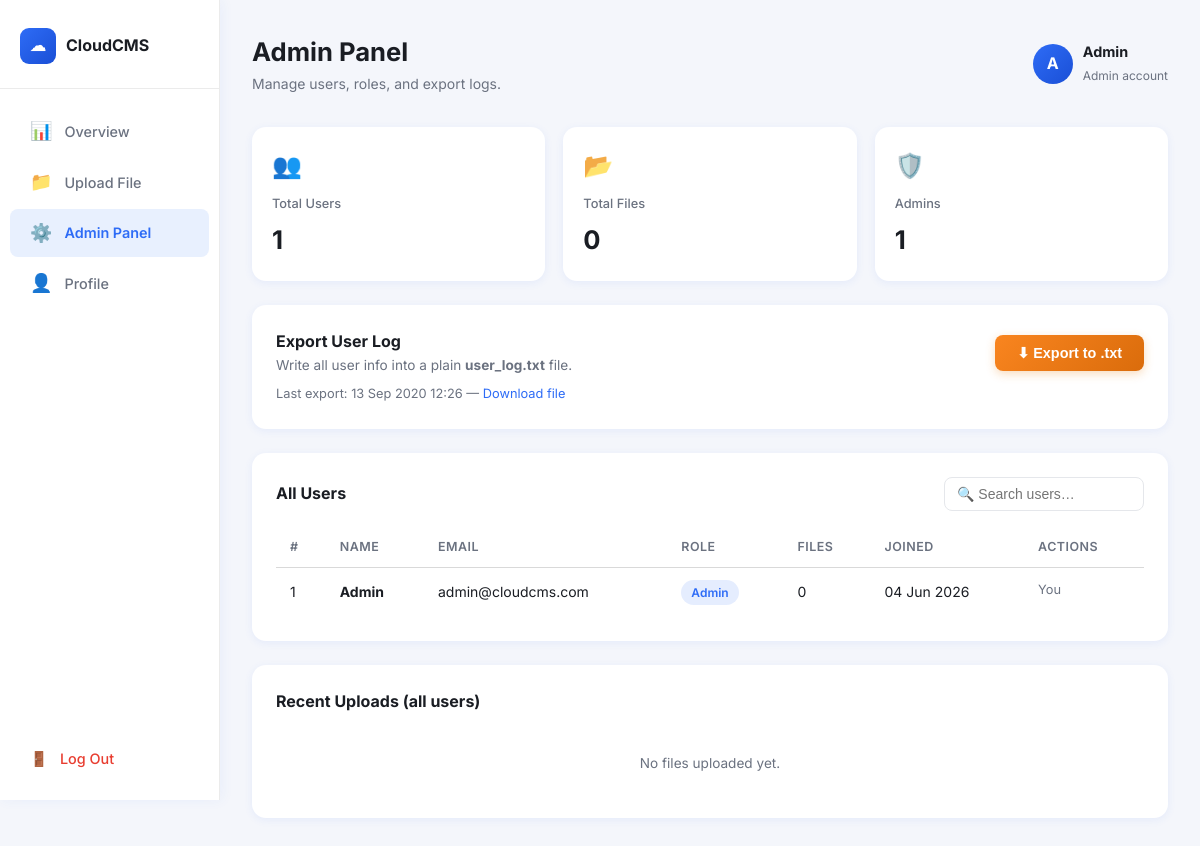
/admin.php (signed in), run on the app's committed database.
### tables this page shows
CREATE TABLE IF NOT EXISTS users (
    id          INT          NOT NULL AUTO_INCREMENT,
    name        VARCHAR(100) NOT NULL,
    email       VARCHAR(150) NOT NULL UNIQUE,
    password    VARCHAR(255) NOT NULL,    
    role        ENUM('admin', 'user') NOT NULL DEFAULT 'user',
    created_at  DATETIME     NOT NULL DEFAULT CURRENT_TIMESTAMP,

    PRIMARY KEY (id)
);

### admin.php (the view, shortened to what this page needs)
<?php
$userId       = $_SESSION['user_id'];
$userName     = $_SESSION['user_name'];
$avatarLetter = strtoupper($userName[0]);
$db      = Database::getInstance();
$users = $db->query(
    'SELECT u.id, u.name, u.email, u.role, u.created_at,
            COUNT(f.id) AS file_count
     FROM users u
     LEFT JOIN files f ON f.user_id = u.id
     GROUP BY u.id
     ORDER BY u.created_at DESC'
)->fetchAll();
$allFiles = $db->query(
    'SELECT f.id, f.original_name, f.file_size, f.uploaded_at, u.name AS uploader
     FROM files f
     JOIN users u ON f.user_id = u.id
     ORDER BY f.uploaded_at DESC
     LIMIT 10'
)->fetchAll();
?>
<!DOCTYPE html>
<html lang="en">
<head>
    <link rel="stylesheet" href="css/style.css">
</head>
<body>
<div class="layout">
    <aside class="sidebar">
        <div class="sidebar-brand">
            <div class="brand-icon">☁</div>
            <span class="brand-name">CloudCMS</span>
        </div>
        <nav>
            <a href="dashboard.php"><span class="nav-icon">📊</span> Overview</a>
            <a href="upload.php"><span class="nav-icon">📁</span> Upload File</a>
            <a href="admin.php" class="active"><span class="nav-icon">⚙️</span> Admin Panel</a>
            <a href="profile.php"><span class="nav-icon">👤</span> Profile</a>
        </nav>
        <div class="sidebar-footer">
            <a href="logout.php"><span class="nav-icon">🚪</span> Log Out</a>
        </div>
    </aside>
    <main class="main-content">
        <header class="topbar">
            <div class="topbar-title">
                <h1>Admin Panel</h1>
                <p>Manage users, roles, and export logs.</p>
            </div>
            <div class="topbar-user">
                <div class="avatar"><?= htmlspecialchars($avatarLetter) ?></div>
                <div class="user-info">
                    <strong><?= htmlspecialchars($userName) ?></strong>
                    <small>Admin account</small>
                </div>
            </div>
        </header>
        <section class="stat-grid">
            <div class="stat-card">
                <div class="stat-icon">👥</div>
                <div class="stat-label">Total Users</div>
                <div class="stat-value"><?= count($users) ?></div>
            </div>
            <div class="stat-card">
                <div class="stat-icon">📂</div>
                <div class="stat-label">Total Files</div>
                <div class="stat-value">
                    <?= $db->query('SELECT COUNT(*) FROM files')->fetchColumn() ?>
                </div>
            </div>
            <div class="stat-card">
                <div class="stat-icon">🛡️</div>
                <div class="stat-label">Admins</div>
                <div class="stat-value">
                    <?= $db->query("SELECT COUNT(*) FROM users WHERE role='admin'")->fetchColumn() ?>
                </div>
            </div>
        </section>
        <section class="card">
            <div style="display:flex; align-items:center; justify-content:space-between; flex-wrap:wrap; gap:12px;">
                <div>
                    <h2 class="card-title" style="margin:0;">Export User Log</h2>
                    <p class="text-muted">Write all user info into a plain <strong>user_log.txt</strong> file.</p>
                </div>
                <form action="" method="post">
                    <button type="submit" name="export_log" class="btn-primary btn-export">
                        ⬇ Export to .txt
                    </button>
                </form>
            </div>
            <?php if (file_exists(__DIR__ . '/user_log.txt')): ?>
                <p class="text-muted mt-8" style="font-size:0.8rem;">
                    Last export: <?= date('d M Y H:i', filemtime(__DIR__ . '/user_log.txt')) ?>
                    — <a href="user_log.txt" download>Download file</a>
                </p>
            <?php endif; ?>
        </section>
        <section class="card">
            <div style="display:flex; align-items:center; justify-content:space-between; margin-bottom:16px; flex-wrap:wrap; gap:10px;">
                <h2 class="card-title" style="margin:0;">All Users</h2>
                <input type="text" id="userSearch" placeholder="🔍 Search users…"
                    style="padding:8px 12px; border:1.5px solid #e5e7eb; border-radius:8px;
                           font-size:0.875rem; outline:none; width:200px;">
            </div>
            <div class="table-wrap">
                <table class="data-table" id="usersTable">
                    <thead>
                        <tr>
                            <th>#</th>
                            <th>Name</th>
                            <th>Email</th>
                            <th>Role</th>
                            <th>Files</th>
                            <th>Joined</th>
                            <th>Actions</th>
                        </tr>
                    </thead>
                    <tbody>
                        <?php foreach ($users as $u): ?>
                        <tr>
                            <td><?= $u['id'] ?></td>
                            <td><strong><?= htmlspecialchars($u['name']) ?></strong></td>
                            <td><?= htmlspecialchars($u['email']) ?></td>
                            <td>
                                <span class="badge badge-<?= $u['role'] ?>">
                                    <?= ucfirst($u['role']) ?>
                                </span>
                            </td>
                            <td><?= $u['file_count'] ?></td>
                            <td><?= date('d M Y', strtotime($u['created_at'])) ?></td>
                            <td class="action-cell" style="display:flex; gap:6px; flex-wrap:wrap;">
                                <?php if ($u['id'] !== $userId): ?>
                                    <form action="" method="post" style="display:inline;">
                                        <input type="hidden" name="target_id" value="<?= $u['id'] ?>">
                                        <select name="new_role"
                                            style="padding:4px 8px; border-radius:6px; border:1.5px solid #e5e7eb;
                                                   font-size:0.8rem; cursor:pointer;">
                                            <option value="user"  <?= $u['role'] === 'user'  ? 'selected' : '' ?>>User</option>
                                            <option value="admin" <?= $u['role'] === 'admin' ? 'selected' : '' ?>>Admin</option>
                                        </select>
                                        <button type="submit" name="update_role" class="btn-sm btn-edit">
                                            Save
                                        </button>
                                    </form>
                                    <form action="" method="post" style="display:inline;"
                                          class="deleteForm">
                                        <input type="hidden" name="target_id" value="<?= $u['id'] ?>">
                                        <button type="submit" name="delete_user" class="btn-sm btn-danger">
                                            Delete
                                        </button>
                                    </form>
                                <?php else: ?>
                                    <span class="text-muted" style="font-size:0.8rem;">You</span>
                                <?php endif; ?>
                            </td>
                        </tr>
                        <?php endforeach; ?>
                    </tbody>
                </table>
            </div>
        </section>
        <section class="card">
            <h2 class="card-title">Recent Uploads (all users)</h2>
            <?php if (empty($allFiles)): ?>
                <p class="text-muted text-center" style="padding:20px 0;">No files uploaded yet.</p>
            <?php endif; ?>
        </section>
    </main>
</div>
</body>
</html>

### data on the page
users: id "1", name "Admin", email "admin@cloudcms.com", role "Admin", file_count "0", created_at "04 Jun 2026", shows "You"

### other printed values
$avatarLetter "A"
$userName "Admin"
count($users) "1"
$db->query('SELECT COUNT(*) FROM files')->fetchColumn() "0"
date('d M Y H:i', filemtime(__DIR__ . '/user_log.txt')) "13 Sep 2020 12:26"
